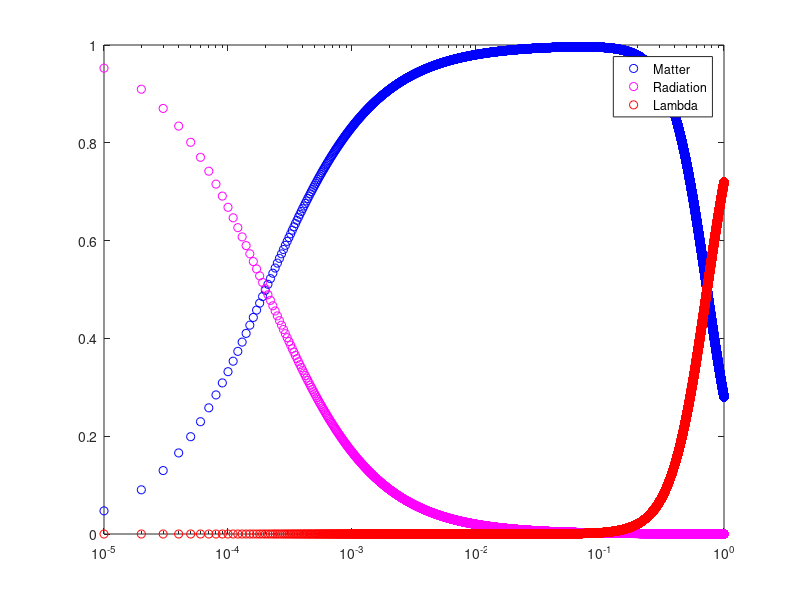

MATLAB code to generate this figure: (Note: this script raises an error after producing the figure.)
%Plot different energy densities vs a on log-log plot

%define parameters for today
today.rho_c = 2.25E-86
today.rho_m = 6.31E-87
today.rho_L = 1.62E-86
today.rho_r = 1.27E-90

%initialize a
a = linspace(10E-6, 1, 100000);
rho_m = today.rho_m ./ a .^ 3
rho_r = today.rho_r ./ a .^ 4
rho_L = today.rho_L .* linspace(1, 1, 100000);

%Calc critical density
rho_c = rho_m + rho_r + rho_L


omega_m = rho_m ./ rho_c
omega_r = rho_r ./ rho_c
omega_L = rho_L ./ rho_c

f = figure();
semilogx(a, omega_m, 'bo');
hold on
semilogx(a, omega_r, 'mo');
semilogx(a, omega_L, 'ro');

l = legend('Matter', 'Radiation', 'Lambda');
l.Location='best';
xlim([0.0, 1])
%ylim([-0.01, 1])

title('Normalized Energy Density (\Omega) as a function of a');
xlabel('Scale Factor (a)');
ylabel('Energy Density (\Omega)');
saveas(f, 'problem2_4.pdf')
